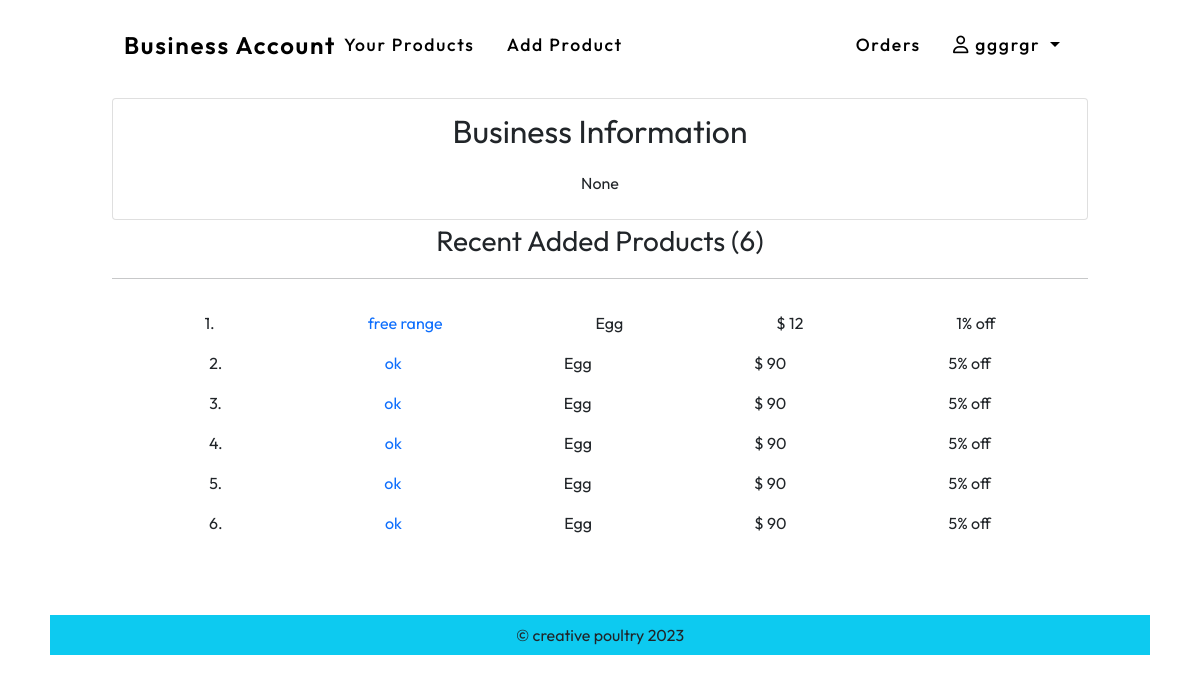
Page /business/ (signed in) on the committed database.
### account/models.py (models this page shows, shortened)
class User(AbstractBaseUser, PermissionsMixin):
    email = models.EmailField(unique=True)
    first_name = models.CharField(max_length=30, blank=True)
    last_name = models.CharField(max_length=30, blank=True)
    is_active = models.BooleanField(default=True)
    is_staff = models.BooleanField(default=False)
    date_joined = models.DateTimeField(default=timezone.now)
    is_business = models.BooleanField(default=False)
    is_customer = models.BooleanField(default=False)
    address= models.CharField(max_length=200, null=True)
    business_info= models.CharField(max_length=2000, null=True)
    is_approved = models.BooleanField(default=False)
    USERNAME_FIELD = 'email'
    REQUIRED_FIELDS = []
    objects = CustomUserManager()
    @property
    def username(self):
        return self.email.split('@')[0]

### product/models.py (models this page shows, shortened)
class Product(models.Model):
    category = models.ForeignKey(Category, on_delete=models.CASCADE)
    creator = models.ForeignKey(User, on_delete=models.CASCADE)
    name = models.CharField(max_length=100, null=False)
    desc = models.TextField(null=False)
    price = models.IntegerField(default=0, null=False)
    discount = models.IntegerField(default=0, null=False)
    image = models.ImageField(upload_to='product_images', null=False)

class Category(models.Model):
    category = models.CharField(max_length=55, null=False)

### business/views.py (the view)
# urls.py: path('',ProfileView.as_view(),name='profile')
class ProfileView(TemplateView):
    template_name='business/profile.html'
    def get_context_data(self, **kwargs):
        context = super(ProfileView, self).get_context_data(**kwargs)
        products = Product.objects.filter(creator=self.request.user).order_by('-id')
        context.update({ "products":products})
        return context

### product/category_nav.py (called while the page is built)
def navbar(context):
    cats = Category.objects.all()
    return {'categories': cats}

### templates/business/profile.html (shortened to what this page needs)
{% extends '../base.html' %}
{% load static %}
{%block bodyblock%}
<div class="container-fluid px-0 mt-2 mx-0 homediv " >
 <div class="container col-lg-10 ">
 <div class="row">
    <div class="col">
        <div class="card">
          <div class=" py-2">
            <p class=" fs-2 text-center ">Business Information</p>
            <div class="text-center mt-2">
            <p> {{request.user.business_info}}
            </div>
        </div>
    </div>
    <div class="col">
      <div class="p2">
        <p class=" fs-3 text-center ">Recent Added Products ({{products|length}})</p><hr>
        <div class="p-3">
          {%for i in products %}
          <div class="d-flex justify-content-around ">
            <p>{{forloop.counter}}.</p>
            <a href="{% url 'product:updateproduct' pk=i.id %}" class="text-decoration-none">
              <p class="text-bold">{{i.name}}</p>
            </a>
            <p>{{i.category.category}}</p>
            <p>$ {{i.price}}</p>
            <p>{{i.discount}}% off</p>
          </div>
          {%endfor%}
        </div>
      </div>
    </div>
 </div>
 </div>
</div>
{%endblock%}

### templates/businessnavbar.html (shortened to what this page needs)
{% load static %}
<nav class="navbar navbar-expand-lg">
    <div class="container-fluid">
      <a class=" text-decoration-none logo" href="{%url 'business:profile' %}">Business Account
      </a>
      <div class="collapse navbar-collapse" id="navbarSupportedContent">
        <ul class="navbar-nav me-auto mb-2 mb-lg-0">
          <li class="nav-item me-3">
            <a class="nav-link " href="{%url 'product:home' %}">Your Products</a>
          </li>
          <li class="nav-item me-3">
            <a class="nav-link " href="{%url 'product:addproduct' %}">Add Product</a>
          </li>
        </ul>
          <ul class="navbar-nav ms-auto mb-2 mb-lg-0">
          <li class="nav-item me-3">
            <a class="nav-link {{homepage}}" aria-current="page" href=""
              >Orders</a
            >
          </li>
          <li class="nav-item dropdown me-2">
            <a class="nav-link dropdown-toggle" href="#" id="navbarDropdownMenuLink" role="button" data-bs-toggle="dropdown" aria-expanded="false">
              <i class="fa-regular fa-user"></i> {{user.username}}
            </a>
          </li>
          </ul>
      </div>
    </div>
  </nav>

### staticfiles/css/style.css (style rules this page uses)
* { box-sizing: border-box; font-family: "Outfit", sans-serif; scroll-behavior: smooth; }
html, body { height: 90%; }
.homediv { min-height: calc(100% ) !important; }
.nav-link { font-size: 1.1rem; font-weight: 500; letter-spacing: 1.7px; color: #000; transition: 0.78s; }
.logo { font-size: 1.5rem; font-weight: 600; letter-spacing: 1.7px; color: #000; transition: 0.78s; }

### rows in the picture
User: username "gggrgr", user.business_info "None"
Product: name "free range", category.category "Egg", price "12", discount "1"
Product: name "ok", category.category "Egg", price "90", discount "5"
Product: name "ok", category.category "Egg", price "90", discount "5"
Product: name "ok", category.category "Egg", price "90", discount "5"
Product: name "ok", category.category "Egg", price "90", discount "5"
Product: name "ok", category.category "Egg", price "90", discount "5"

### other values in the picture
{{ products|length }} "6"
